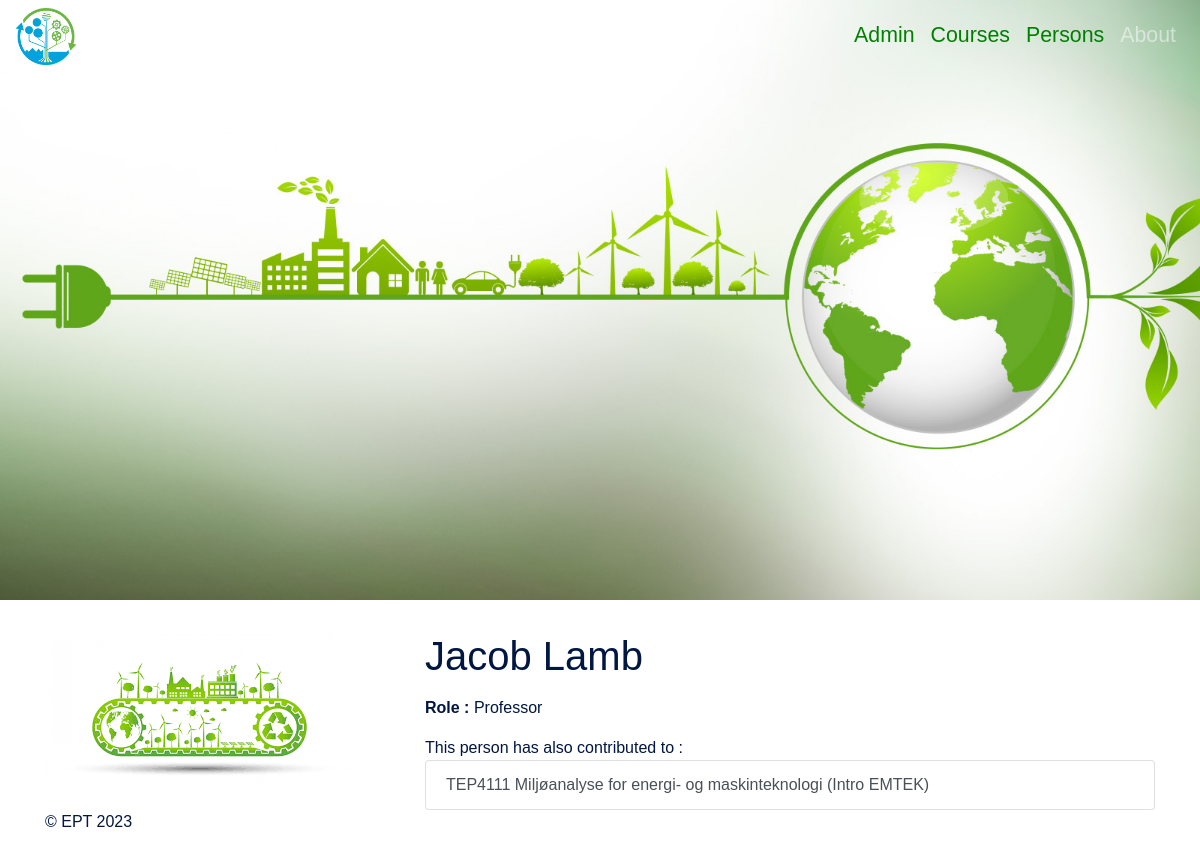
The app's page /person/3 with its own data.
### app_teaching/models.py (models this page shows)
class Person(models.Model):
    first_name = models.CharField(
        unique=False,
        null=False,
        blank=False,
        max_length=50
    )
    middle_name = models.CharField(
        unique=False,
        null=True,
        blank=True,
        max_length=50
    )
    last_name = models.CharField(
        unique=False,
        null=False,
        blank=False,
        max_length=50
    )
    position = models.CharField (null = False,blank=False,choices = role_choices,
                            max_length=50)
    courses = models.ManyToManyField(
        Course,
        related_name='courses'
    )
    def __str__(self):
        return self.first_name + ' ' + self.last_name

class Course(models.Model):
    course_id = models.CharField(
        unique=True,
        null=False,
        blank=False,
        max_length=50
    )
    name= models.CharField(
        null=False,
        blank=False,
        max_length=200
    )
    type = models.CharField(choices = course_type_choices,
                            max_length=3,
                            default='-')
    semester = models.CharField(choices = semester_type_choices,
                            max_length=2,
                            default='-')
    studiepoeng = models.CharField (choices = studiepoeng_choices,
                            max_length=4,
                            default='-')
    nb_student = models.IntegerField(
        null = True,
    )
    nb_vit= models.IntegerField(
        null = True,
    )
    nb_stud_ass= models.IntegerField(
        null = True,
    )
    def __str__(self):
        return self.course_id + ' ' + self.name

### app_teaching/views.py (the view)
# urls.py: path('person/<str:pk>', views.PersonDetailView.as_view(), name = 'person_details'),
class PersonDetailView(generic.DetailView):
    template_name = 'person_details.html'
    model = models.Person
    context_object_name = 'person'

### app_teaching/templates/person_details.html (shortened to what this page needs)
{% extends 'base.html' %}
{%block content%}
<h1>{{person}}</h1>
<b>Role : </b>{{person.position}}</p>
This person has also contributed to :
<ul class ="list-group">
    {%for course in person.courses.all%}
    <a class = "list-group-item list-group-item-action" href={%url 'course_details' course.id %}>{{course}}</a>
    {%endfor%}
</ul>
{%endblock content%}

### records on screen
Person: first_name+last_name "Jacob Lamb", position "Professor"
Course: course+name "TEP4111 Miljøanalyse for energi- og maskinteknologi (Intro EMTEK)"
